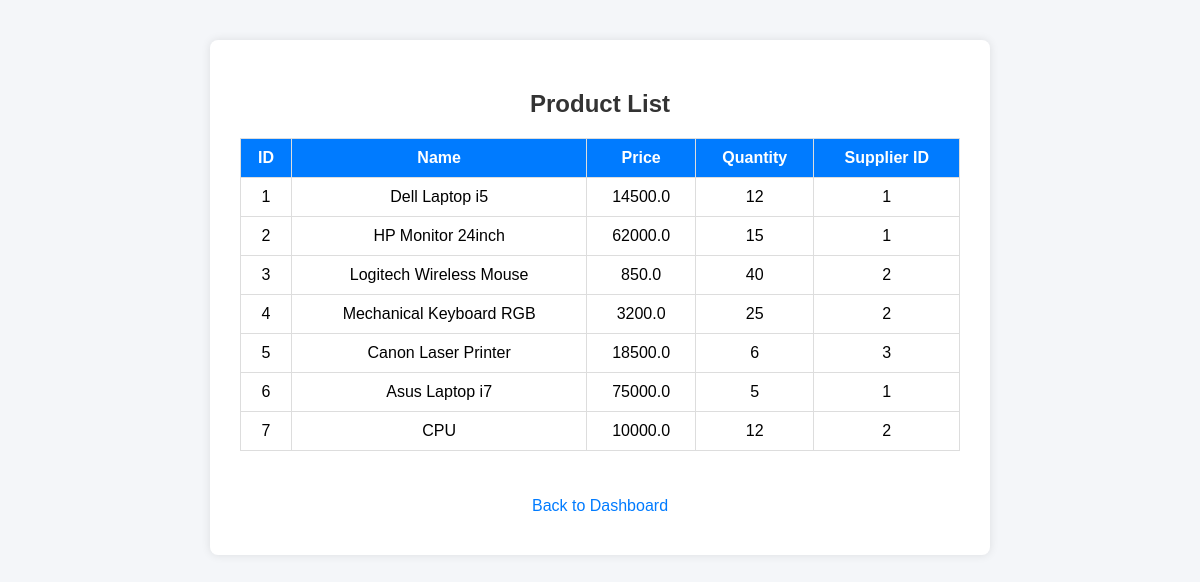
/view_products (signed in), run on the app's committed database.
### tables this page shows
CREATE TABLE products (
        id INTEGER PRIMARY KEY AUTOINCREMENT,
        name TEXT NOT NULL,
        price REAL,
        quantity INTEGER DEFAULT 0,
        supplier_id INTEGER,
        FOREIGN KEY (supplier_id) REFERENCES suppliers(id)
);

### app.py (the view)
@app.route("/view_products")
def view_products():
    if "user" not in session:
        return redirect(url_for("login"))
    conn = sqlite3.connect("erp.db")
    cursor = conn.cursor()
    cursor.execute("SELECT * FROM products")
    products = cursor.fetchall()
    conn.close()
    return render_template("view_products.html", products=products)

### templates/view_products.html (shortened to what this page needs)
<!DOCTYPE html>
<html>
<head>
    <link rel="stylesheet" href="{{ url_for('static', filename='style.css') }}">
</head>
<body>
    <div class="container">
    <h2>Product List</h2>
    <table border="1">
        <tr>
            <th>ID</th>
            <th>Name</th>
            <th>Price</th>
            <th>Quantity</th>
            <th>Supplier ID</th>
        </tr>
        {% for product in products %}
        <tr>
            <td>{{ product[0] }}</td>
            <td>{{ product[1] }}</td>
            <td>{{ product[2] }}</td>
            <td>{{ product[3] }}</td>
            <td>{{ product[4] }}</td>
        </tr>
        {% endfor %}
    </table>
    <br><br>
    <a href="/dashboard">Back to Dashboard</a>
    </div>
</body>
</html>

### static/style.css (style rules this page uses)
body { font-family: Arial, sans-serif; background-color: #f4f6f9; margin: 0; padding: 0; }
.container { width: 60%; margin: 40px auto; background: white; padding: 30px; border-radius: 8px; box-shadow: 0px 0px 10px rgba(0,0,0,0.1); }
h1, h2 { text-align: center; color: #333; }
a { display: block; margin: 10px 0; text-align: center; text-decoration: none; color: #007bff; }
table { width: 100%; border-collapse: collapse; }
th, td { padding: 10px; border: 1px solid #ddd; text-align: center; }
th { background-color: #007bff; color: white; }

### data on the page
products: id "1", name "Dell Laptop i5", price "14500.0", quantity "12", supplier "1"
products: id "2", name "HP Monitor 24inch", price "62000.0", quantity "15", supplier "1"
products: id "3", name "Logitech Wireless Mouse", price "850.0", quantity "40", supplier "2"
products: id "4", name "Mechanical Keyboard RGB", price "3200.0", quantity "25", supplier "2"
products: id "5", name "Canon Laser Printer", price "18500.0", quantity "6", supplier "3"
products: id "6", name "Asus Laptop i7", price "75000.0", quantity "5", supplier "1"
products: id "7", name "CPU", price "10000.0", quantity "12", supplier "2"
